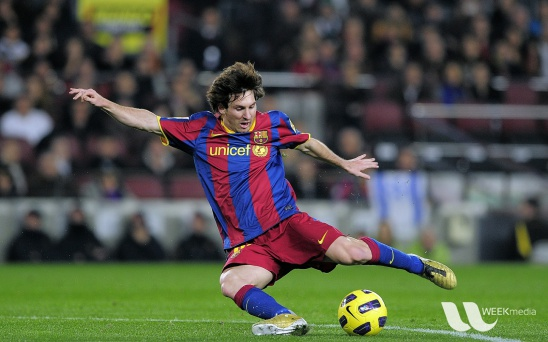
//> input picture computer-vision-basics/draw/messi5.jpg, 548 x 342 px
$ ./contours-sort ../draw/messi5.jpg 1   (built with g++ and OpenCV 4)
//> lines starting //> are read from the running program, lines starting //| are printed output that depends on the picture; after the words box and inside, x2 and y2 are one past the last pixel; in counts of white or black regions, pixels touching at a corner belong together
### computer-vision-basics/cvutils/colors.hpp
#ifndef __COLORS_HPP__
#define __COLORS_HPP__

#include "opencv2/opencv.hpp"

using namespace cv;

#define COLOR_BLACK   Scalar(0.0, 0.0, 0.0)
#define COLOR_WHITE   Scalar(255.0, 255.0, 255.0)
#define COLOR_BLUE    Scalar(255.0, 0.0, 0.0)
#define COLOR_GREEN   Scalar(0.0, 255.0, 0.0)
#define COLOR_RED     Scalar(0.0, 0.0, 255.0)
#define COLOR_AQUA    Scalar(255.0, 255.0, 0.0)
#define COLOR_YELLOW  Scalar(0.0, 255.0, 255.0)
#define COLOR_FUCHSIA Scalar(255.0, 0.0, 255.0)
#define COLOR_NAVY    Scalar(128.0, 0.0, 0.0)
#define COLOR_MAROON  Scalar(0.0, 0.0, 128.0)
#define COLOR_TEAL    Scalar(128.0, 128.0, 0.0)
#define COLOR_OLIVE   Scalar(0.0, 128.0, 128.0)
#define COLOR_PURPLE  Scalar(128.0, 0.0, 128.0)

#endif  // __COLORS_HPP__

### computer-vision-basics/cvutils/improcess.cpp
#include "improcess.hpp"

using namespace cv;

// [68 lines left out: functions translate, rotate, resize, not called in this run]


int cvutils::median(InputArray image) {
    CV_Assert(image.getMat().total() != 0 &&
                image.getMat().channels() == 1 &&
                image.getMat().type() == CV_8U);

    int m = (image.getMat().rows * image.getMat().cols) / 2;
    int bin = 0;
    int med = -1;

    int histSize = 256;
    float range[] = { 0.0, 256.0 };
    const float* histRange = { range };
    Mat hist;
    calcHist(&image.getMat(), 1, 0, Mat(), hist, 1, &histSize, &histRange);
    for (int i = 0; i < histSize && med < 0; ++i) {
        bin += cvRound(hist.at<float>(i));
        if (bin > m && med < 0) {
            med = i;
        }
    }

    return med;
}


void cvutils::CannyAuto(InputArray image, OutputArray edges, double sigma) {
    CV_Assert(image.getMat().total() != 0 &&
                image.getMat().channels() == 1 &&
                image.getMat().type() == CV_8U);
    CV_Assert(edges.isMat());

    int v = median(image);
    double lowerT = std::max(0.0, (1.0 - sigma) * v);
    double upperT = std::min(255.0, (1.0 + sigma) * v);
    Canny(image, edges, lowerT, upperT);
}


// [19 lines left out: functions isLargerContourArea, isLeftToRightContour, isTopToBottomContour, not called in this run]

### computer-vision-basics/contours-sort/contours-sort.cpp
#include <cstdio>
#include <algorithm>
#include "opencv2/opencv.hpp"
#include "cvutils/colors.hpp"
#include "cvutils/improcess.hpp"

using namespace cv;

static void drawContourNum(InputOutputArray image, InputArray contour, int idx);

int main(int argc, char** argv) {
    // Define the arguments
    const String keys =
        "{ help    | | Print this message             }"
        "{ @input  | | Path to the image              }"
        "{ @method | | Sorting method: lr, rl, tb, bt }"; // left-right, right-left, top-bottom, bottom-top

    // Construct the command line parser and parse the arguments
    CommandLineParser parser(argc, argv, keys);
    parser.about("Sort the contours");

    if (parser.has("help")) {
        parser.printMessage();
        printf("Example:\n");
        printf("contours-sort lego-blocks-2.png lr\n");
        return 0;
    }

    String input_path = parser.get<String>(0);
    String method = parser.get<String>(1);

    if (!parser.check()) {
        parser.printErrors();
        return -1;
    }

    // Load the image
    Mat image = imread(input_path);
//> image is the input picture: 342 rows x 548 cols, CV_8UC3; mean B, G, R 72.4, 86, 82.2
    if (image.empty()) {
        printf("ERR: Cannot load the image\n");
        return -1;
    }
    imshow("Original", image);
    waitKey();

    // Split the input image into 3 channels: B, G, R
    std::vector<Mat> splitted;
    split(image, splitted);
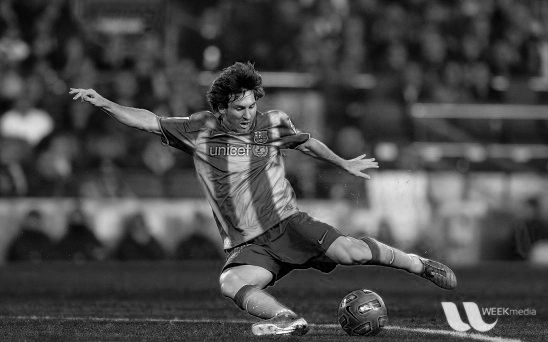
//> splitted[0]: 342 rows x 548 cols, CV_8UC1; min 0, max 255, mean 72.4
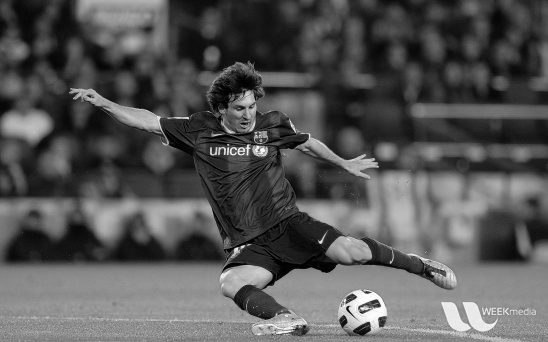
//> splitted[1]: 342 rows x 548 cols, CV_8UC1; min 0, max 255, mean 86
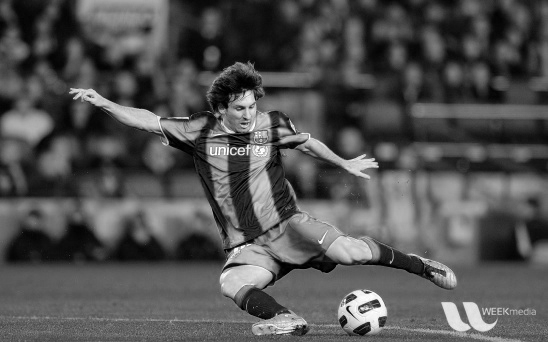
//> splitted[2]: 342 rows x 548 cols, CV_8UC1; min 0, max 255, mean 82.2

    // Detect the edges:
    // Extract the edges of each channel, then accumulate them
    Mat edges = Mat::zeros(image.size(), CV_8UC1);
    for (unsigned int i = 0; i < splitted.size(); i++) {
        Mat channel_blurred;
        GaussianBlur(splitted[i], channel_blurred, Size(7, 7), 0.0);
        Mat channel_edges;
        cvutils::CannyAuto(channel_blurred, channel_edges);
        bitwise_or(channel_edges, edges, edges);
    }
//> this loop made 3 passes
//> (v in CannyAuto, lowerT in CannyAuto, upperT in CannyAuto) on passes 1 to 3: (59, 39.53, 78.47), (75, 50.25, 99.75), (85, 56.95, 113.1)
//> pass 1, `GaussianBlur(splitted[i], channel_blurred, Size(7, 7), 0.0);`:
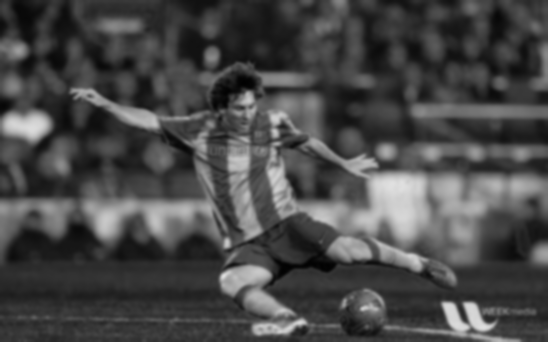
//> channel_blurred: 342 rows x 548 cols, CV_8UC1; min 1, max 224, mean 72.4
//> pass 1, in CannyAuto, `Canny(image, edges, lowerT, upperT);`:
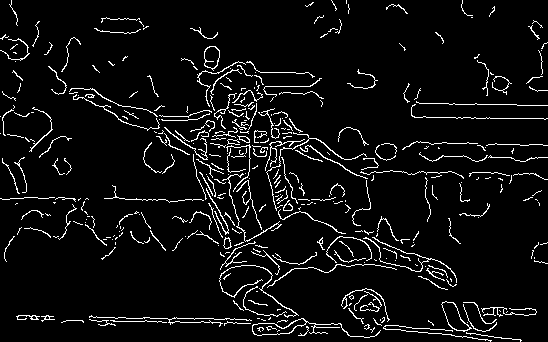
//> edges: 342 rows x 548 cols, CV_8UC1; 5.9% white in thin lines or dots
//> pass 2, `GaussianBlur(splitted[i], channel_blurred, Size(7, 7), 0.0);`:
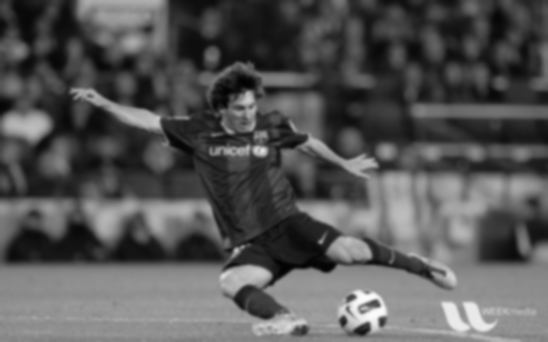
//> channel_blurred: 342 rows x 548 cols, CV_8UC1; min 2, max 252, mean 86
//> after the loop:
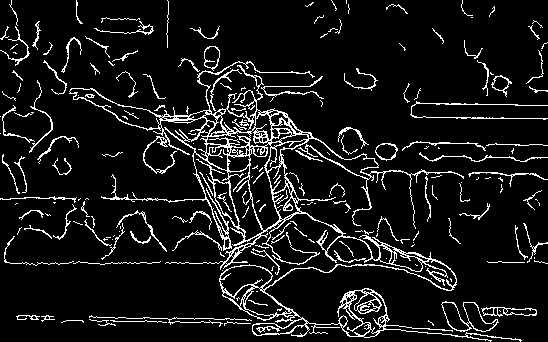
//> edges: 342 rows x 548 cols, CV_8UC1; 9% white in thin lines or dots

    // Debug: show the edge map
    imshow("Edges", edges);

    // Find all the external contours
    std::vector<std::vector<Point> > contours;
    findContours(edges.clone(), contours, RETR_EXTERNAL, CHAIN_APPROX_SIMPLE);
//> contours = 181 contours, 140 with area under 20; largest, box (x1, y1, x2, y2) and area: (69, 61, 522, 342) 18048, (441, 301, 499, 332) 880, (481, 307, 537, 317) 295, (375, 143, 398, 161) 281, (204, 46, 220, 71) 280

    // Draw the contour number
    Mat unsorted = image.clone();
    for (unsigned int i = 0; i < contours.size(); i++) {
        drawContourNum(unsorted, contours[i], i);
    }
    imshow("Unsorted", unsorted);
    waitKey();

    // Sort the contours
    if (method == "lr" || "rl") {
        std::sort(contours.begin(), contours.end(), cvutils::isLeftToRightContour);
    }
    else if (method == "tb" || method == "bt") {
        std::sort(contours.begin(), contours.end(), cvutils::isTopToBottomContour);
    }

    if (method == "rl" || method == "bt") {
        std::reverse(contours.begin(), contours.end());
    }

    // Draw the contour number (sorted contours)
    Mat sorted = image.clone();
    for (unsigned int i = 0; i < contours.size(); i++) {
        drawContourNum(sorted, contours[i], i);
    }
    imshow("Sorted", sorted);
    waitKey();

    return 0;
}


static void drawContourNum(InputOutputArray image, InputArray contour, int idx) {
    // Compute the center of the contour area
    Moments M = moments(contour);
    int cX = static_cast<int>(M.m10 / M.m00);
    int cY = static_cast<int>(M.m01 / M.m00);

    // Draw the contour number
//> (the run ends here: the program needs code that is not available in this run, at `putText(image, format("#%d", idx + 1), Point(cX - 20, cY), FONT_HERSHE..`)
